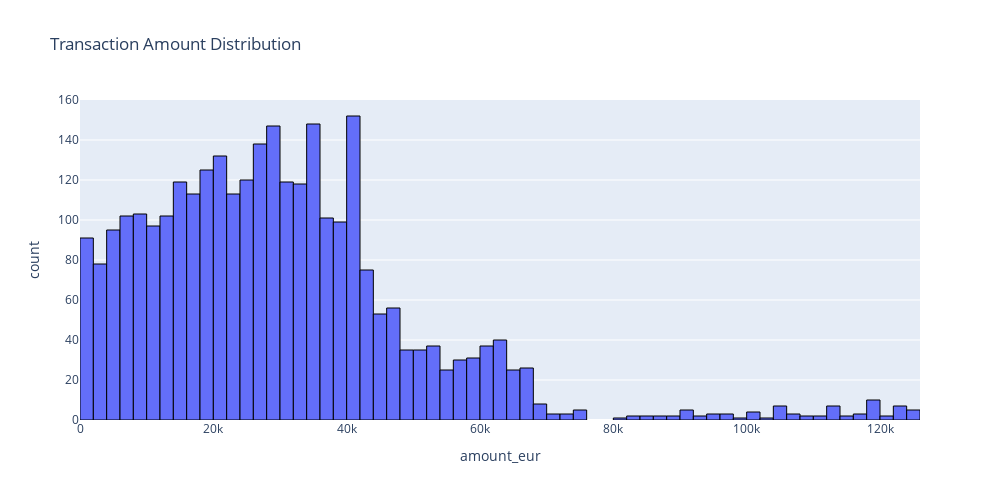

Notebook source saved alongside this figure:
### Markdown cell above
Let's see how the data in `amount_eur` distributed after removing outliers!

### Code cell
import plotly.express as px
fig=px.histogram (df_copy['amount_eur'], x='amount_eur', title= 'Transaction Amount Distribution', nbins=100)
fig.update_traces(marker=dict (line = dict (color='black', width=1)))
fig.update_layout(width=1000, height=500)
fig.show()

### Figure 1 — Plotly figure (JSON) as saved in the notebook; plotly's stock layout.template omitted (floating-point values rounded to 4 significant figures; data arrays with more than 128 entries replaced by an {"elided": "..."} marker saying what was removed)
{"data": [{"bingroup": "x", "hovertemplate": "amount_eur=%{x}<br>count=%{y}<extra></extra>", "legendgroup": "", "marker": {"color": "#636efa", "line": {"color": "black", "width": 1}, "pattern": {"shape": ""}}, "name": "", "nbinsx": 100, "orientation": "v", "showlegend": false, "type": "histogram", "x": {"elided": "3014 float values"}, "xaxis": "x", "yaxis": "y"}], "layout": {"barmode": "relative", "height": 500, "legend": {"tracegroupgap": 0}, "title": {"text": "Transaction Amount Distribution"}, "width": 1000, "xaxis": {"anchor": "y", "domain": [0, 1], "title": {"text": "amount_eur"}}, "yaxis": {"anchor": "x", "domain": [0, 1], "title": {"text": "count"}}}}
